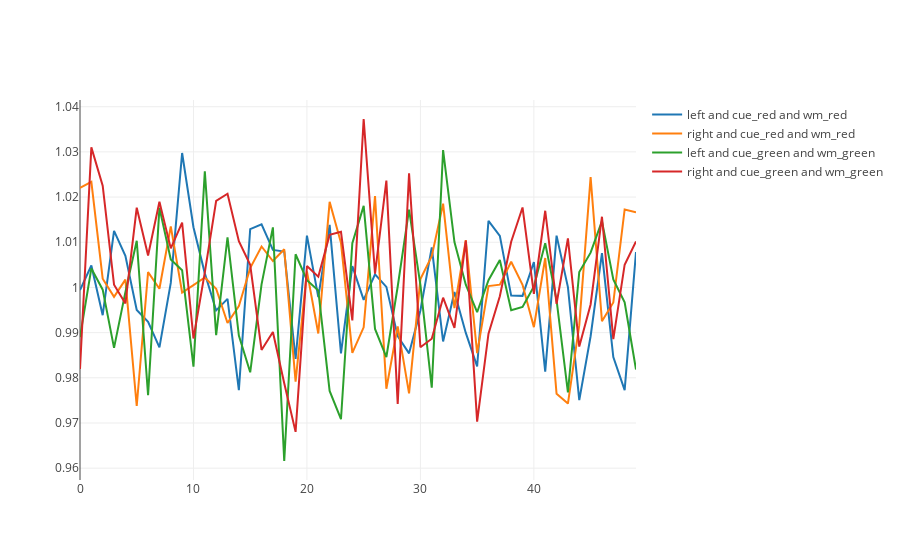
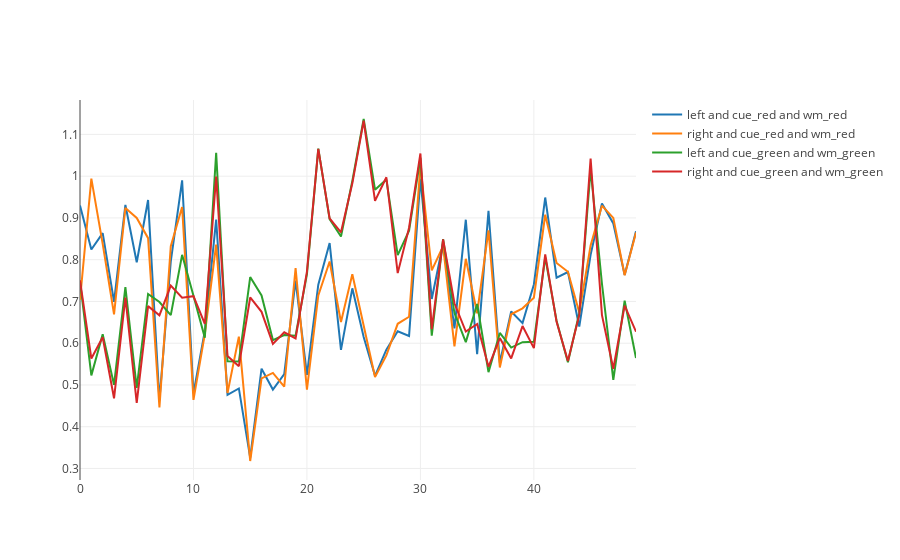
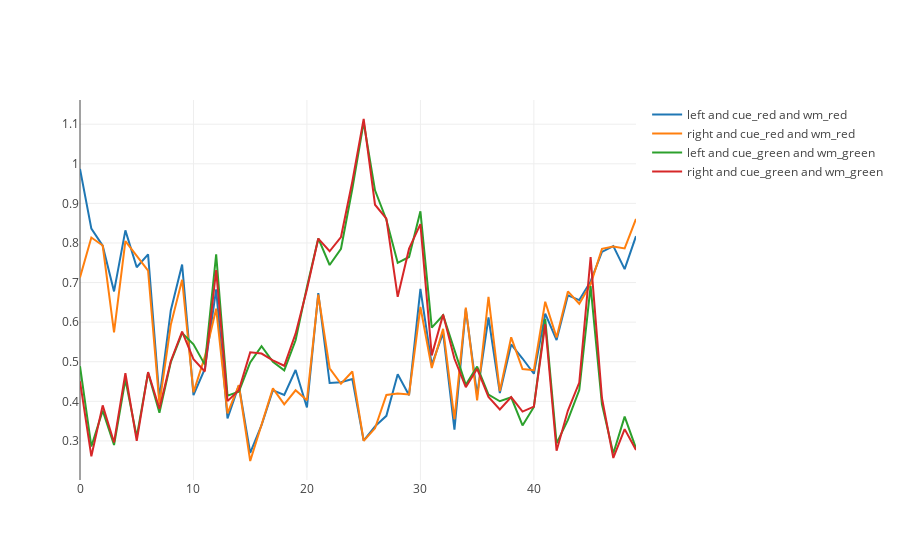
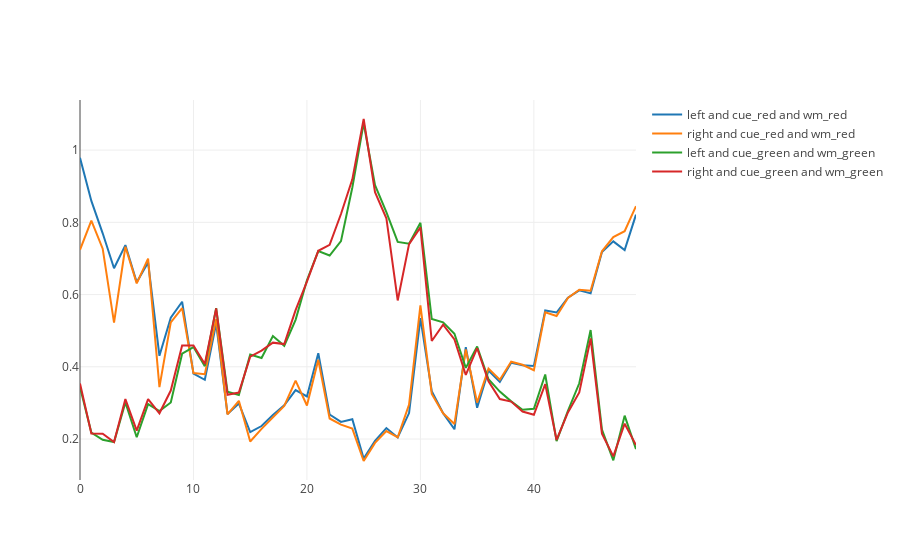

Notebook code cell kept with these figures, in order:
### Code cell
TD(50,50000,.1,.9,.5)
#inputs: nstates,nepisodes,lrate,gamma,td_lambda
